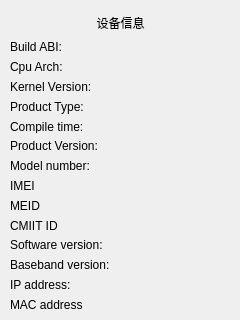
<?xml version="1.0" encoding="UTF-8"?>
<ui version="4.0">
 <class>DialogSystemInfo</class>
 <widget class="QDialog" name="DialogSystemInfo">
  <property name="geometry">
   <rect>
    <x>0</x>
    <y>0</y>
    <width>240</width>
    <height>320</height>
   </rect>
  </property>
  <property name="windowTitle">
   <string>Dialog</string>
  </property>
  <widget class="QWidget" name="horizontalLayoutWidget">
   <property name="geometry">
    <rect>
     <x>10</x>
     <y>10</y>
     <width>221</width>
     <height>25</height>
    </rect>
   </property>
   <layout class="QHBoxLayout" name="horizontalLayout">
    <item>
     <widget class="QLabel" name="label">
      <property name="text">
       <string>设备信息</string>
      </property>
      <property name="alignment">
       <set>Qt::AlignCenter</set>
      </property>
     </widget>
    </item>
   </layout>
  </widget>
  <widget class="QWidget" name="gridLayoutWidget">
   <property name="geometry">
    <rect>
     <x>10</x>
     <y>40</y>
     <width>222</width>
     <height>271</height>
    </rect>
   </property>
   <layout class="QGridLayout" name="gridLayout">
    <item row="9" column="1">
     <widget class="QLabel" name="label_CmiitID">
      <property name="text">
       <string/>
      </property>
     </widget>
    </item>
    <item row="12" column="1">
     <widget class="QLabel" name="label_IpAddress">
      <property name="text">
       <string/>
      </property>
     </widget>
    </item>
    <item row="2" column="1">
     <widget class="QLabel" name="label_KernelVersion">
      <property name="text">
       <string/>
      </property>
     </widget>
    </item>
    <item row="1" column="0">
     <widget class="QLabel" name="label_3">
      <property name="text">
       <string>Cpu Arch:</string>
      </property>
     </widget>
    </item>
    <item row="3" column="0">
     <widget class="QLabel" name="label_5">
      <property name="text">
       <string>Product Type:</string>
      </property>
     </widget>
    </item>
    <item row="2" column="0">
     <widget class="QLabel" name="label_4">
      <property name="text">
       <string>Kernel Version:</string>
      </property>
     </widget>
    </item>
    <item row="0" column="1">
     <widget class="QLabel" name="label_BuildAbi">
      <property name="text">
       <string/>
      </property>
     </widget>
    </item>
    <item row="0" column="0">
     <widget class="QLabel" name="label_2">
      <property name="text">
       <string>Build ABI:</string>
      </property>
     </widget>
    </item>
    <item row="1" column="1">
     <widget class="QLabel" name="label_CurrentCpuArchitecture">
      <property name="text">
       <string/>
      </property>
     </widget>
    </item>
    <item row="5" column="0">
     <widget class="QLabel" name="label_6">
      <property name="text">
       <string>Product Version:</string>
      </property>
     </widget>
    </item>
    <item row="3" column="1">
     <widget class="QLabel" name="label_ProductType">
      <property name="text">
       <string/>
      </property>
     </widget>
    </item>
    <item row="5" column="1">
     <widget class="QLabel" name="label_ProductVersion">
      <property name="text">
       <string/>
      </property>
     </widget>
    </item>
    <item row="6" column="1">
     <widget class="QLabel" name="label_ModelNumber">
      <property name="text">
       <string/>
      </property>
     </widget>
    </item>
    <item row="11" column="1">
     <widget class="QLabel" name="label_BasebandVersion">
      <property name="text">
       <string/>
      </property>
     </widget>
    </item>
    <item row="7" column="0">
     <widget class="QLabel" name="label_8">
      <property name="text">
       <string>IMEI</string>
      </property>
     </widget>
    </item>
    <item row="6" column="0">
     <widget class="QLabel" name="label_7">
      <property name="text">
       <string>Model number:</string>
      </property>
     </widget>
    </item>
    <item row="8" column="1">
     <widget class="QLabel" name="label_MEID">
      <property name="text">
       <string/>
      </property>
     </widget>
    </item>
    <item row="8" column="0">
     <widget class="QLabel" name="label_9">
      <property name="text">
       <string>MEID</string>
      </property>
     </widget>
    </item>
    <item row="11" column="0">
     <widget class="QLabel" name="label_12">
      <property name="text">
       <string>Baseband version:</string>
      </property>
     </widget>
    </item>
    <item row="10" column="0">
     <widget class="QLabel" name="label_11">
      <property name="text">
       <string>Software version:</string>
      </property>
     </widget>
    </item>
    <item row="10" column="1">
     <widget class="QLabel" name="label_SoftwareVersion">
      <property name="text">
       <string/>
      </property>
     </widget>
    </item>
    <item row="4" column="0">
     <widget class="QLabel" name="label_13">
      <property name="text">
       <string>Compile time:</string>
      </property>
     </widget>
    </item>
    <item row="9" column="0">
     <widget class="QLabel" name="label_10">
      <property name="text">
       <string>CMIIT ID</string>
      </property>
     </widget>
    </item>
    <item row="4" column="1">
     <widget class="QLabel" name="label_CompileTime">
      <property name="text">
       <string/>
      </property>
     </widget>
    </item>
    <item row="7" column="1">
     <widget class="QLabel" name="label_IMEI">
      <property name="text">
       <string/>
      </property>
     </widget>
    </item>
    <item row="12" column="0">
     <widget class="QLabel" name="label_14">
      <property name="text">
       <string>IP address:</string>
      </property>
     </widget>
    </item>
    <item row="13" column="0">
     <widget class="QLabel" name="label_15">
      <property name="text">
       <string>MAC address</string>
      </property>
     </widget>
    </item>
    <item row="13" column="1">
     <widget class="QLabel" name="label_WlanMacAddress">
      <property name="text">
       <string/>
      </property>
     </widget>
    </item>
   </layout>
  </widget>
 </widget>
 <resources/>
 <connections/>
</ui>
